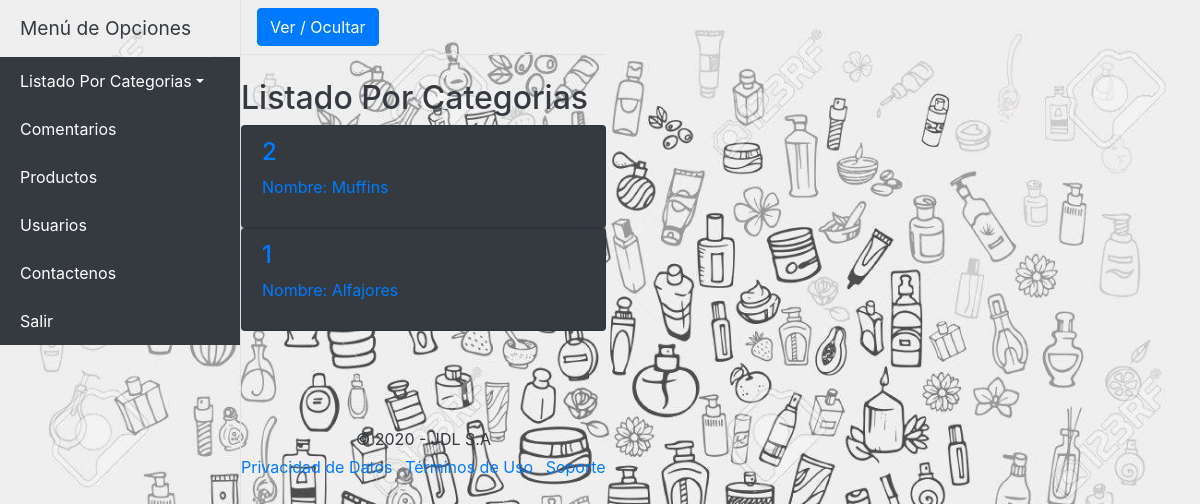
The page /mlibs/ordencatza.php on the database its author committed.
### tables this page shows
CREATE TABLE `categorias` (
  `id_categoria` int(8) NOT NULL,
  `nombre_categoria` varchar(50) DEFAULT NULL,
  `activo_categoria` int(1) DEFAULT NULL
);

### mlibs/bodylcat.php (the view, shortened to what this page needs)
<div class="d-flex" id="wrapper">
  <div class="bg-black border-right" id="sidebar-wrapper">
    <div class="sidebar-heading bg-black text-dark">Menú de Opciones</div>
      <div class="list-group list-group-flush">
        <a href="#pageSubmenu" data-toggle="collapse" aria-expanded="false" class="list-group-item list-group-item-action dropdown-toggle bg-dark text-white">Listado Por Categorias</a>
        <a href="../comentarios/" class="list-group-item list-group-item-action bg-dark text-white">Comentarios</a>
        <a href="../productos/" class="list-group-item list-group-item-action bg-dark text-white">Productos</a>
        <a href="../usuarios/" class="list-group-item list-group-item-action bg-dark text-white">Usuarios</a>
        <a href="../contacto/" class="list-group-item list-group-item-action bg-dark text-white">Contactenos</a>
        <a href="../" class="list-group-item list-group-item-action bg-dark text-white">Salir</a>
      </div>
    </div>
  <div id="page-content-wrapper align-self-center" >
    <nav class="navbar navbar-expand-lg navbar-light bg-black border-bottom">
      <button class="btn btn-primary" id="menu-toggle">Ver / Ocultar</button>
    </nav>
    <div class="mt-4 align-self-center text-left">
      <div class="mt-4 text-dark">
        <h2 class="mt-4">Listado Por Categorias</h2>
      </div>
      <?php
      	$long = count($categorias);
      	for($i=0; $i< $long; $i++){
      ?>
	    <div class="list-group">
        <a 	<?php echo "href=../listados/subcategorias.php?id_categoria=".$categorias[$i]['id_categoria'];?>
			   	class="list-group-item bg-dark">
			  	<h4 class="list-group-item-heading"> <?php echo $categorias[$i]['id_categoria'] ."";?> </h4>
          <p class="list-group-item-text"><?php 	echo "Nombre: " . $categorias[$i]['nombre_categoria'] .""; ?>
          </p>
			  </a>
      </div>
	    <?php  } ?>
    </div>
    <?php
      include "footer.php"
    ?>
  </div>
</div>

### libs/css/simple-sidebar.css (style rules this page uses)
body { overflow-x: hidden; }
#sidebar-wrapper { min-height: 100vh; margin-left: -15rem; -webkit-transition: margin .25s ease-out; -moz-transition: margin .25s ease-out; -o-transition: margin .25s ease-out; transition: margin .25s ease-out; }
#sidebar-wrapper .sidebar-heading { padding: 0.875rem 1.25rem; font-size: 1.2rem; }
#sidebar-wrapper .list-group { width: 15rem; }
@media (min-width: 768px) { #sidebar-wrapper { margin-left: 0; } }

### rows shown on the page
categorias: id_categoria "2", nombre_categoria "Muffins"
categorias: id_categoria "1", nombre_categoria "Alfajores"
